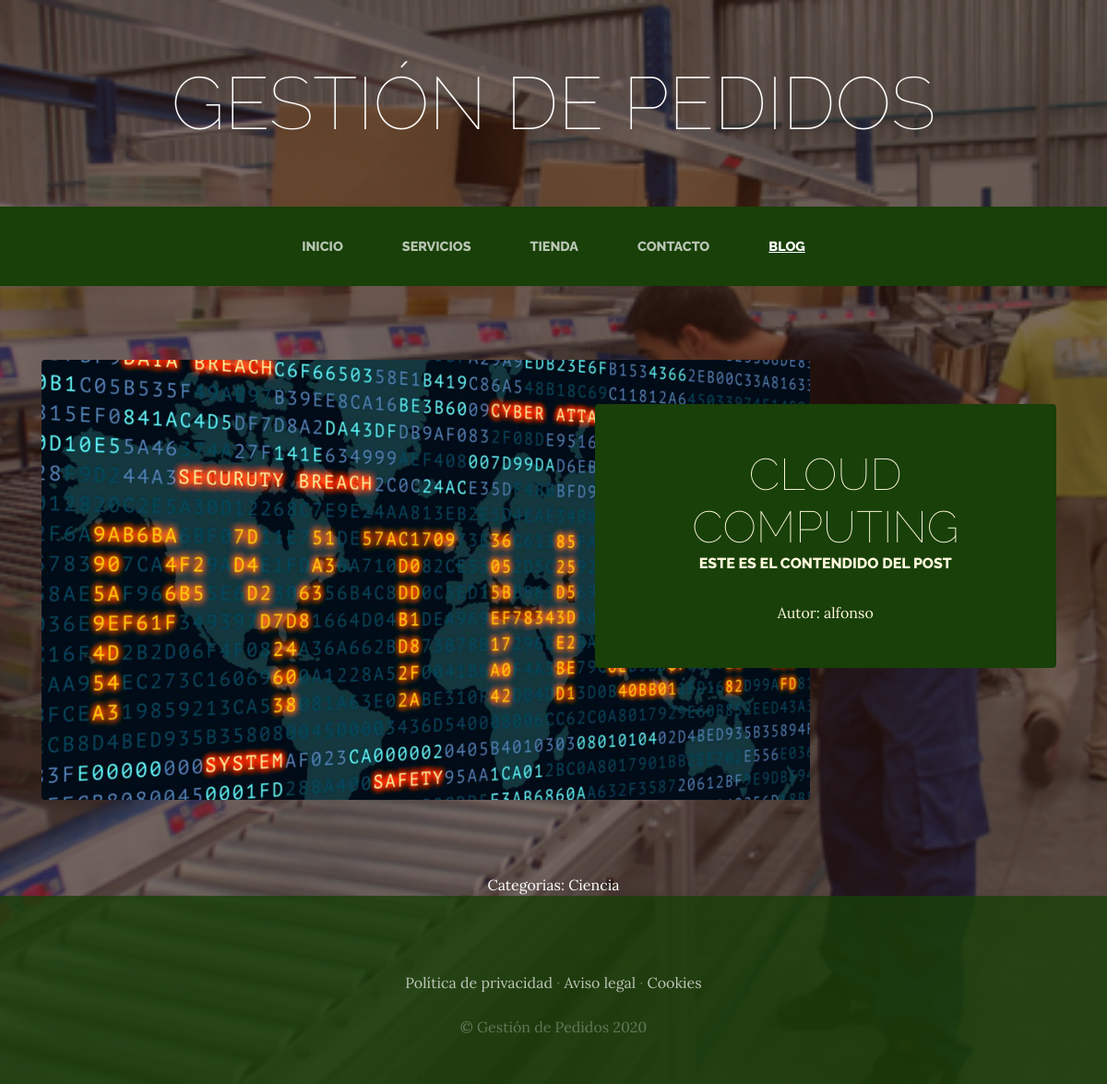
Page /blog/blog/categoria/1/ on the committed database.
### blog/models.py (models this page shows, shortened)
class Post(models.Model):
    titulo = models.CharField(max_length=50)
    contenido = models.CharField(max_length=50)
    imagen = models.ImageField(upload_to='blog', null=True, blank=True)
    autor = models.ForeignKey(User, on_delete = models.CASCADE)
    categorias = models.ManyToManyField(Categoria)
    created = models.DateTimeField(auto_now_add=True)
    updated = models.DateTimeField(auto_now_add=True)
    class Meta:
        verbose_name = 'post'
        verbose_name_plural = 'posts'

class Categoria(models.Model):
    nombre = models.CharField(max_length=50)
    created = models.DateTimeField(auto_now_add=True)
    updated = models.DateTimeField(auto_now_add=True)
    class Meta:
        verbose_name = 'categoria'
        verbose_name_plural = 'categorias'

### blog/views.py (the view)
# urls.py: path('blog/categoria/<int:categoria_id>/', views.categoria, name="categoria"),
def categoria(request, categoria_id):
    categoria = Categoria.objects.get(id=categoria_id)
    posts = Post.objects.filter(categorias = categoria)
    return render(request, "blog/categorias.html", {'categoria':categoria, 'posts':posts})

### carro/context_processor.py (called while the page is built)
def importe_total_carro(request):
    total = 125
    if request.user.is_authenticated:
        for key, value in request.sessioin["carro"].items():
            total = total + (float(value["precio"]) * value["cantidad"])
    return {"importe_total_carro":total}

### blog/templates/blog/categorias.html (shortened to what this page needs)
{% extends "base.html" %}
{% load static %}
{% block content %}
    {% for post in posts %}
<div>
    <section class="page-section clearfix">
    <div class="container">
      <div class="intro">
        <img class="intro-img img-fluid mb-3 mb-lg-0 rounded" src="{{ post.imagen.url }}" alt="">
        <div class="intro-text left-0 text-center bg-faded p-5 rounded">
          <h2 class="section-heading mb-4" >
            <span class="section-heading-lower">{{post.titulo}}</span>
            <span class="section-heading-upper">{{post.contenido}}</span>
          </h2>
            <div style="width: 75%; margin: auto; text-align: center;">
                Autor: {{post.autor}}
            </div>
        </div>
      </div>
    </div>
  </section>
</div>
        {% endfor %}
<div style="width: 75%; margin: auto; text-align: center; color: white;">
    Categorias:
    {% for post in posts %}
        {% for categoria in post.categorias.all %}
            {{ categoria.nombre }}
        {% endfor %}
    {% endfor %}
</div>
{% endblock %}

### ProyectoWebApp/static/ProyectoWebApp/css/gestion.css (style rules this page uses)
body { font-family: 'Lora'; background: linear-gradient(rgba(47, 23, 15, 0.65), rgba(47, 23, 15, 0.65)), url("../img/bg_main.jpg"); background-attachment: fixed; background-position: center; background-size: cover; }
h1, h2, h3, h4, h5, h6 { font-family: 'Raleway'; }
.page-section { margin-top: 5rem; margin-bottom: 5rem; }
.section-heading { text-transform: uppercase; }
.section-heading .section-heading-upper { display: block; font-size: 1rem; font-weight: 800; padding-bottom:.5rem; }
.section-heading .section-heading-lower { display: block; font-size: 3rem; font-weight: 100; }
.bg-faded { background-color: rgba(255, 255, 255, 0.85); }
.intro { position: relative; }
@media (min-width: 992px) { .intro .intro-img { width: 75%; float: left; } }
@media (min-width: 992px) { .intro .intro-text { left: 600; width: 60%; margin-top: 3rem; background-color: rgba(24, 64, 8); color: cornsilk; position: absolute; } }
@media (min-width: 1200px) { .intro .intro-text { width: 45%; } }

### rows in the picture
Post: imagen (picture), titulo "CLOUD COMPUTING", contenido "ESTE ES EL CONTENDIDO DEL POST", autor "alfonso"
Categoria: nombre "Ciencia"
